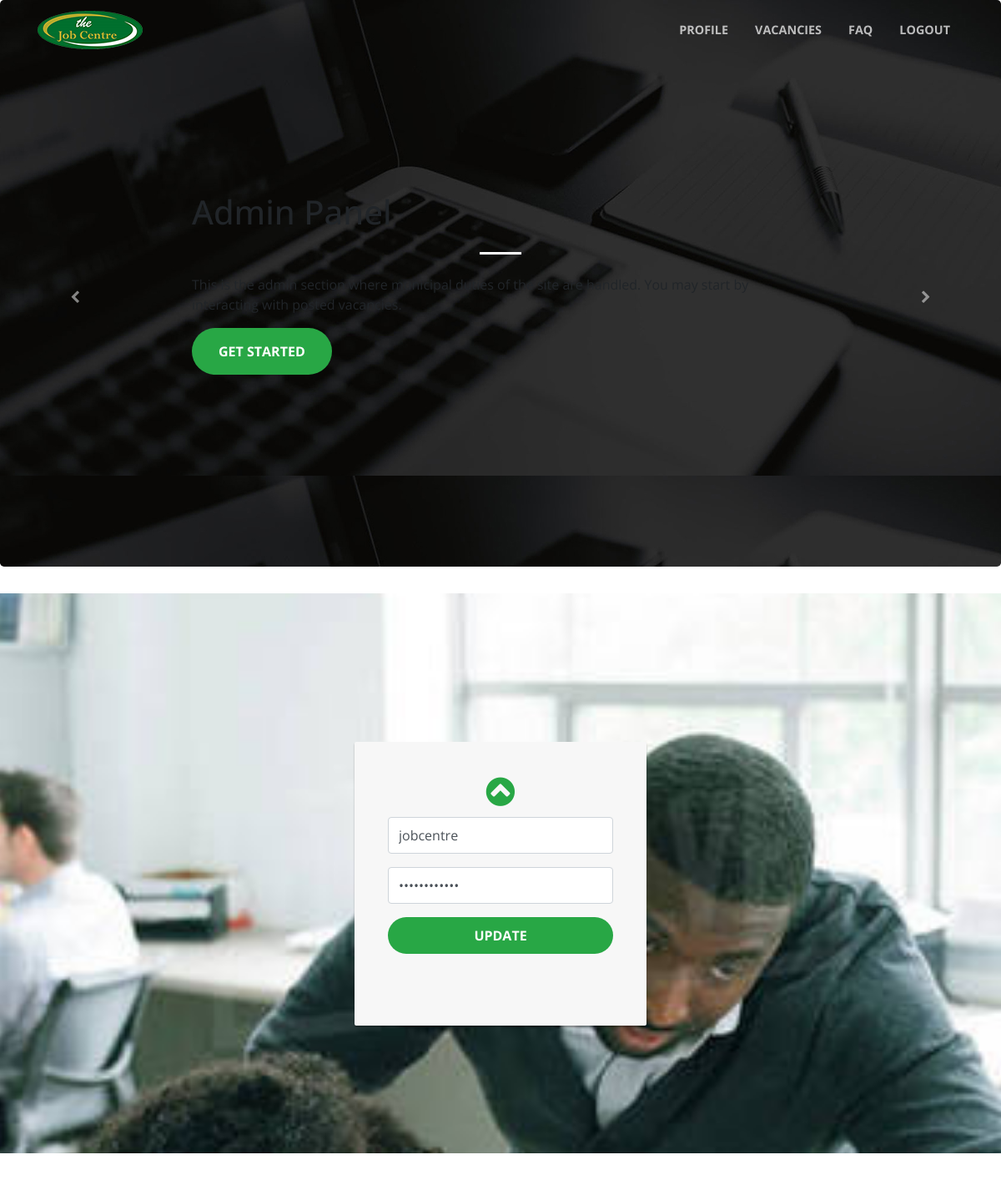
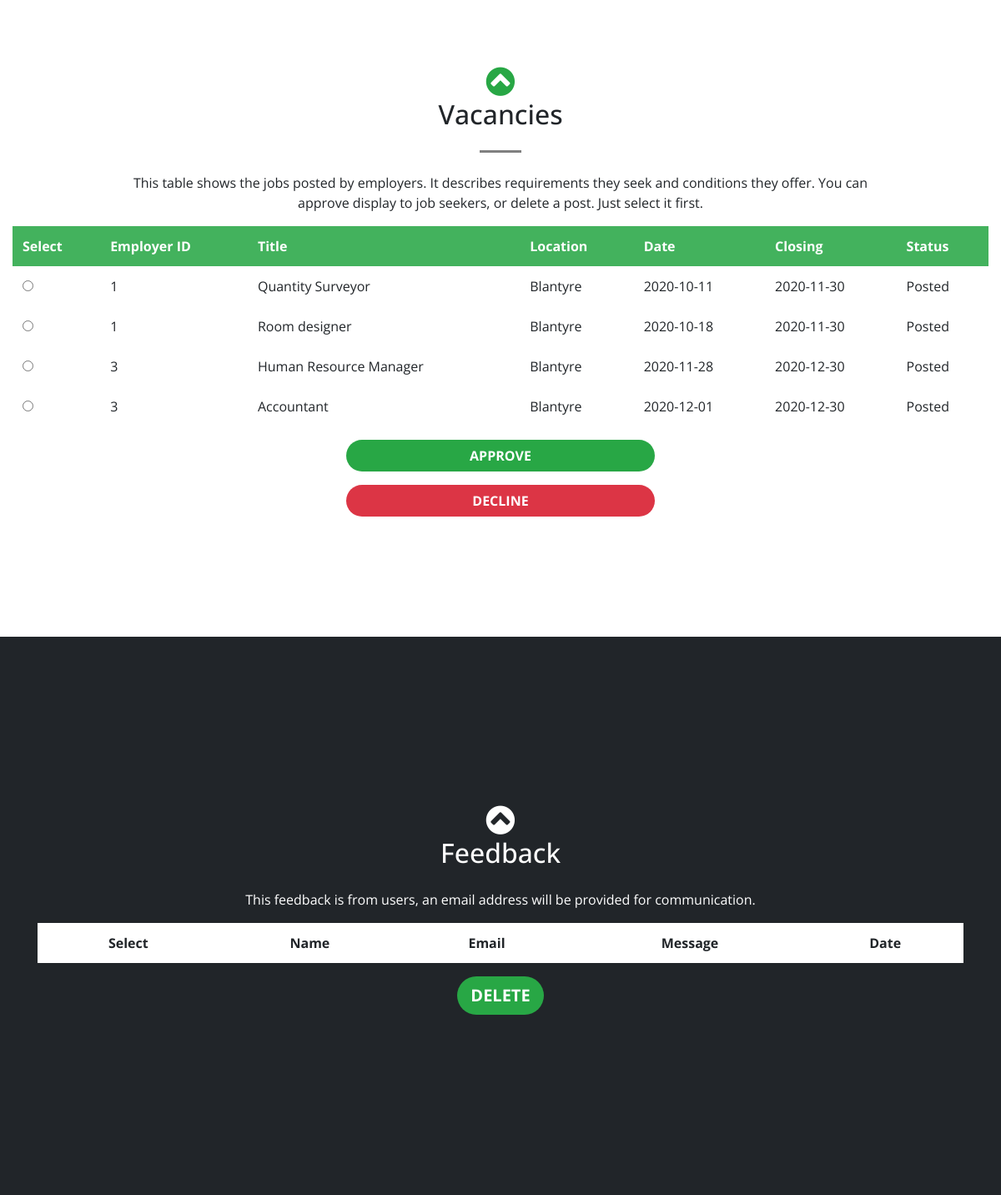
Page /panel.php (signed in) on the committed database (2 pictures, top to bottom).
### tables this page shows
CREATE TABLE `vacancies` (
  `Id` int(7) NOT NULL,
  `EmployerID` int(7) NOT NULL,
  `Date` date NOT NULL,
  `Closing` date NOT NULL,
  `Title` text NOT NULL,
  `Location` text NOT NULL,
  `Description` text,
  `MiniDesc` text NOT NULL,
  `Status` enum('Pending','Posted') NOT NULL
);

### assets/php/admin-credentials.php (called while the page is built, shortened)
<?php
if(isset($_SESSION['ID']) && $_SESSION['ID'] == 0) {
    $ID = $_SESSION["ID"];
    $query = "SELECT `Username`, `Password` FROM admin WHERE `Id` = $ID";
    $result = $connection -> query($query);
    $row = $result -> fetch_assoc();
    $username = $row['Username'];
    $password = $row['Password'];
}else{
    redirect_to("../../index.php#login");
    exit();
}
?>

### assets/php/admin-postedjobs.php (called while the page is built)
<?php
$queryPosted ="SELECT * FROM vacancies";
$resultsPosted = $connection -> query($queryPosted);
?>

### panel.php (the view, shortened to what this page needs)
<?php
include ('assets/php/connection.php');
include ('assets/php/admin-credentials.php');
?>
<!DOCTYPE html>
<html>
<head>
    <link rel="stylesheet" href="assets/bootstrap/css/bootstrap.min.css">
    <link rel="stylesheet" href="assets/fonts/font-awesome.min.css">
    <link rel="stylesheet" href="assets/css/Animated-Pretty-Product-List-v12.css">
    <link rel="stylesheet" href="assets/css/best-carousel-slide.css">
    <link rel="stylesheet" href="assets/css/Google-Style-Login.css">
    <link rel="stylesheet" href="assets/css/Grid-and-List-view-V10-1.css">
    <link rel="stylesheet" href="assets/css/Grid-and-List-view-V10.css">
    <link rel="stylesheet" href="https://cdnjs.cloudflare.com/ajax/libs/animate.css/3.5.2/animate.min.css">
    <link rel="stylesheet" href="https://cdnjs.cloudflare.com/ajax/libs/aos/2.1.1/aos.css">
    <link rel="stylesheet" href="https://cdnjs.cloudflare.com/ajax/libs/magnific-popup.js/1.1.0/magnific-popup.min.css">
    <link rel="stylesheet" href="assets/css/Login-Form-Clean.css">
</head>
<body id="page-top" style="font-family: 'Open Sans', sans-serif;">
    <nav class="navbar navbar-light navbar-expand-lg fixed-top" id="mainNav">
        <div class="container"><a class="navbar-brand js-scroll-trigger" href="#page-top"><img src="assets/img/logo.png"></a>
            <div class="collapse navbar-collapse" id="navbarResponsive">
                <ul class="nav navbar-nav ml-auto">
                    <li class="nav-item" role="presentation"><a class="nav-link js-scroll-trigger" href="#profile">Profile</a></li>
                    <li class="nav-item" role="presentation"><a class="nav-link js-scroll-trigger" href="#vacancies">Vacancies</a></li>
                    <li class="nav-item" role="presentation"><a class="nav-link js-scroll-trigger" href="#feedback">FAQ</a>
                    <li class="nav-item" role="presentation"><a class="nav-link js-scroll-trigger" href="assets/php/logout.php">Logout</a></li>
                </ul>
            </div>
        </div>
    </nav>
    <section id="carousel" style="padding: 0px 0px;">
        <div class="carousel slide" data-ride="carousel" id="carousel-1">
            <div class="carousel-inner" role="listbox">
                <div class="carousel-item active">
                    <div class="jumbotron pulse animated carousel-hero" style="background-image: url(&quot;assets/img/banner-1.jpg&quot;);padding: 230px;">
                        <h1 class="hero-title">Admin Panel</h1>
                        <hr class="light my-4">
                        <p class="hero-subtitle">This is the admin section where municipal duties of the site are handled. You may start by interacting with posted vacancies.</p>
                        <a href="#vacancies" class="btn btn-success btn-xl js-scroll-trigger" role="button">Get Started</a>
                    </div>
                </div>
        </div>
        <div><a class="carousel-control-prev" href="#carousel-1" role="button" data-slide="prev"><i class="fa fa-chevron-left"></i><span class="sr-only">Previous</span></a><a class="carousel-control-next" href="#carousel-1" role="button" data-slide="next"><i class="fa fa-chevron-right"></i><span class="sr-only">Next</span></a></div>
        <ol
                class="carousel-indicators">
            <li data-target="#carousel-1" data-slide-to="0" class="active"></li>
            <li data-target="#carousel-1" data-slide-to="1"></li>
            <li data-target="#carousel-1" data-slide-to="2"></li>
            <li data-target="#carousel-1" data-slide-to="3"></li>
        </ol>
        </div>
    </section>
    <section id="profile" style="font-family: 'Open Sans', sans-serif;background-image: url(&quot;assets/img/banner-2.jpg&quot;);background-size: cover;background-repeat: no-repeat;background-position: top;background-attachment: fixed;">
        <div class="text-center login-card"><a class="js-scroll-trigger" href="#carousel"><i class="fa fa-chevron-circle-up" data-aos="zoom-in" data-aos-duration="400" data-aos-delay="400" style="font-size: 40px;color: #28a745;"></i></a>
            <form class="text-center form-signin" method="post" action="assets/php/admin-profile.php"><span class="reauth-email"> </span>
                <div class="form-group"><input class="form-control" type="text" value="<?php echo $username; ?>" placeholder="Username" name="username"></div>
                <div class="form-group"><input class="form-control" type="password" id="inputPassword" required="" value="<?php echo $password; ?>" name="password" placeholder="Password" style="font-family: 'Open Sans', sans-serif;"></div><button class="btn btn-success" type="submit" name="update">Update</button></form>
            <p class="text-center"
                style="padding-top: 20px;"></p>
        </div>
    </section>
    <section id="vacancies" style="font-family: 'Open Sans', sans-serif;">
        <div class="container-fluid">
            <div class="row">
                <div class="col-lg-12 text-center"><a class="js-scroll-trigger" href="#profile"><i class="fa fa-chevron-circle-up" data-aos="zoom-in" data-aos-duration="400" data-aos-delay="400" style="font-size: 40px;color: #28a745;"></i></a>
                    <h2 class="section-heading">Vacancies</h2>
                    <hr class="my-4" style="filter: contrast(0%);">
                    <p class="col-md-10 offset-md-1">This table shows the jobs posted by employers. It describes requirements they seek and conditions they offer. You can approve display to job seekers, or delete a post. Just select it first.</p>
                </div>
            </div>
            <form method="post" action="assets/php/admin-postedit.php">
            <div class="table-responsive table-borderless">
                <table class="table table-bordered table-hover">
                    <thead>
                        <tr class="text-white" style="background-color: rgba(40,167,69,0.87);">
                            <th>Select</th>
                            <th>Employer ID</th>
                            <th>Title</th>
                            <th>Location</th>
                            <th>Date</th>
                            <th data-toggle="tooltip" data-bs-tooltip="" title="Closing date of vacancy">Closing</th>
                            <th data-toggle="tooltip" data-bs-tooltip="" title="Shows if your vacancy is posted after setteling terms">Status</th>
                        </tr>
                    </thead>
                    <tbody>
                        <?php
                            include('assets/php/admin-postedjobs.php');
                            while($rowPosted = $resultsPosted -> fetch_assoc()){
                        ?>
                        <tr>
                            <td><input value="<?php echo $rowPosted['Id']; ?>" name="selected" type="radio"></td>
                            <td><?php echo $rowPosted['EmployerID']; ?></td>
                            <td><?php echo $rowPosted['Title']; ?></td>
                            <td><?php echo $rowPosted['Location']; ?></td>
                            <td><?php echo $rowPosted['Date']; ?></td>
                            <td><?php echo $rowPosted['Closing']; ?></td>
                            <td><?php echo $rowPosted['Status']; ?></td>
                        </tr>
                        <?php
                            }
                        ?>
                    </tbody>
                </table>
            </div>
        </div>
            <div class="form-group text-center col-md-4 offset-md-4"><button class="btn btn-success text-white form-control" type="submit" name="approve">Approve</button></div>
            <div class="form-group text-center col-md-4 offset-md-4"><button class="btn btn-danger text-white form-control" type="submit" name="delete">Decline</button></div>
    </section>
    <section id="feedback" class="bg-dark text-white" style="padding: 200px 0px;">
        <div class="container text-center"><a class="js-scroll-trigger" href="#vacancies"><i class="fa fa-chevron-circle-up" data-aos="zoom-in" data-aos-duration="400" data-aos-delay="400" style="font-size: 40px;color: rgb(254,254,254);"></i></a>
            <h2 class="mb-4">Feedback</h2>
            <p>This feedback is from users, an email address will be provided for communication.</p>
            <form method="POST" action="assets/php/deleteFeedback.php">
                <div class="table-responsive table-borderless">
                    <table class="table table-striped table-bordered">
                        <thead>
                            <tr style="background-color: #ffffff;">
                                <th>Select</th>
                                <th>Name</th>
                                <th>Email</th>
                                <th>Message</th>
                                <th>Date</th>
                            </tr>
                        </thead>
                    </table>
                </div>
                <div class="form-group">
                    <button class="btn btn-success btn-lg" type="submit" name="delete" data-aos="zoom-in" data-aos-duration="400" data-aos-delay="400">Delete</button>
                </div>
            </form>
        </div>
    </section>
</body>
</html>

### assets/css/Google-Style-Login.css (style rules this page uses)
.login-card { max-width: 350px; padding: 40px 40px; background-color: #F7F7F7; margin: 0 auto 25px; margin-top: 50px; border-radius: 2px; box-shadow: 0px 2px 2px rgba(0, 0, 0, 0.3); }
.login-card .form-signin input[type=email], .login-card .form-signin input[type=password], .login-card .form-signin input[type=text], .login-card .form-signin button { height: 44px; font-size: 16px; width: 100%; display: block; margin-bottom: 10px; z-index: 1; position: relative; box-sizing: border-box; }

### rows in the picture
vacancies: EmployerID "1", Title "Quantity Surveyor", Location "Blantyre", Date "2020-10-11", Closing "2020-11-30", Status "Posted"
vacancies: EmployerID "1", Title "Room designer", Location "Blantyre", Date "2020-10-18", Closing "2020-11-30", Status "Posted"
vacancies: EmployerID "3", Title "Human Resource Manager", Location "Blantyre", Date "2020-11-28", Closing "2020-12-30", Status "Posted"
vacancies: EmployerID "3", Title "Accountant", Location "Blantyre", Date "2020-12-01", Closing "2020-12-30", Status "Posted"
